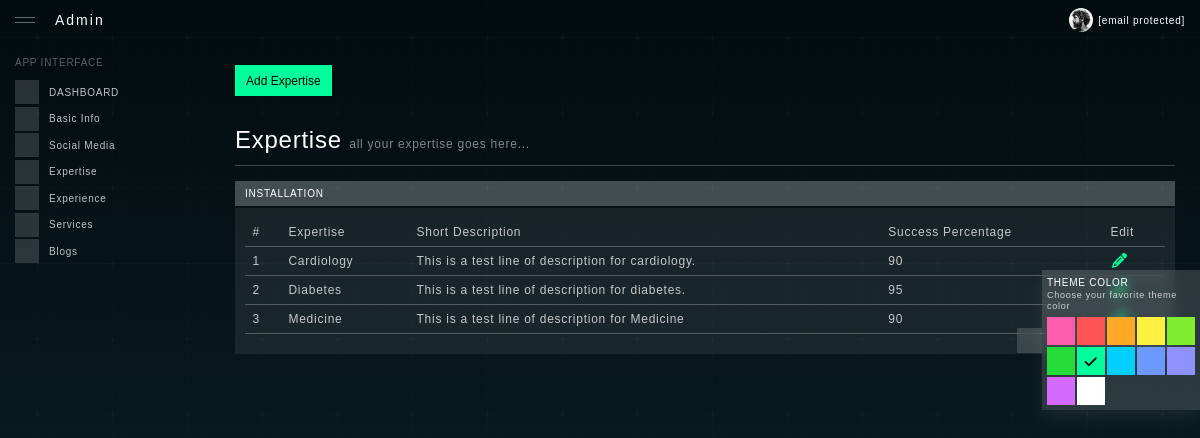
Page /admin/expertise.php (signed in) on the committed database.
### tables this page shows
CREATE TABLE `doctors_expertise` (
  `expertise_id` int(11) NOT NULL,
  `doctors_id` int(11) NOT NULL,
  `title` varchar(500) NOT NULL,
  `description` varchar(500) NOT NULL,
  `percentage` int(11) NOT NULL,
  `inserted_at` datetime NOT NULL,
  `updated_at` datetime NOT NULL
);

### admin/config/dbConfig.php (called while the page is built, shortened)
<?php
class DBController {
    private $host = "localhost";
    private $user = "root";
    private $password = "";
    private $database = "doctor_demo";
    private $conn;
    function __construct() {
        $this->conn = $this->connectDB();
    }
    function connectDB() {
        $conn = mysqli_connect($this->host,$this->user,$this->password,$this->database);
        return $conn;
    }
    function runQuery($query) {
        $result = mysqli_query($this->conn,$query);
        while($row=mysqli_fetch_assoc($result)) {
            $resultset[] = $row;
        }
        if(!empty($resultset))
            return $resultset;
    }
    function numRows($query) {
        $result  = mysqli_query($this->conn,$query);
        $rowcount = mysqli_num_rows($result);
        return $rowcount;
    }
}

### admin/expertise.php (the view, shortened to what this page needs)
<?php
require_once('config/dbConfig.php');
$db_handle = new DBController();
?>
<!DOCTYPE html>
<html lang="en">
<head>
    <?php include ('includes/css.php');?>
</head>
<body >
<div id="app" class="app">
    <?php include ('includes/headerfile.php');?>
    <?php include ('includes/sidemenu.php');?>
    <div id="content" class="app-content">
        <div class="container">
            <button type="button" class="btn btn-theme me-2 mb-5 mt-3" data-bs-toggle="modal" data-bs-target="#modalCoverExample">Add Expertise</button>
            <div class="row justify-content-center">
                <div class="col-xl-12">
                    <div class="row">
                        <div class="col-xl-12">
                            <h1 class="page-header">
                                Expertise <small>all your expertise goes here...</small>
                            </h1>
                            <hr class="mb-4 opacity-3" />
                            <div id="datatable" class="mb-5">
                                <div class="card">
                                    <div class="card-header with-btn">
                                        INSTALLATION
                                        <div class="card-header-btn">
                                            <a href="#" data-toggle="card-collapse" class="btn"><iconify-icon icon="material-symbols-light:stat-minus-1"></iconify-icon></a>
                                            <a href="#" data-toggle="card-expand" class="btn"><iconify-icon icon="material-symbols-light:fullscreen"></iconify-icon></a>
                                            <a href="#" data-toggle="card-remove" class="btn"><iconify-icon icon="material-symbols-light:close-rounded"></iconify-icon></a>
                                        </div>
                                    </div>
                                    <div class="card-body">
                                        <table id="datatableDefault" width="100%" class="table text-nowrap">
                                            <thead>
                                            <tr>
                                                <th>#</th>
                                                <th>Expertise</th>
                                                <th>Short Description</th>
                                                <th>Success Percentage</th>
                                                <th>Edit</th>
                                            </tr>
                                            </thead>
                                            <tbody>
                                            <?php
                                            $query = "SELECT * FROM doctors_expertise where doctors_id = '1'";
                                            $expertise = $db_handle->runQuery($query);
                                            $e_no = $db_handle->numRows($query);
                                            for($i=0; $i<$e_no; $i++){
                                                ?>
                                                <tr>
                                                    <td><?php echo $i+1;?></td>
                                                    <td><?php echo $expertise[$i]['title'];?></td>
                                                    <td><?php echo $expertise[$i]['description'];?></td>
                                                    <td><?php echo $expertise[$i]['percentage'];?></td>
                                                    <td><a href="Expertise?edit=<?php echo $expertise[$i]['expertise_id'];?>"><i class="fas fa-lg fa-fw me-2 fa-pencil-alt"></i></a></td>
                                                </tr>
                                                <?php
                                            }
                                            ?>
                                            </tbody>
                                        </table>
                                    </div>
                                </div>
                            </div>
                        </div>
                    </div>
                </div>
            </div>
        </div>
    </div>
    <?php include ('includes/themecolor.php');?>
</div>
</body>
</html>

### admin/includes/css.php (shortened to what this page needs)
<link href="assets/css/vendor.min.css" rel="stylesheet" />
<link href="assets/css/app.min.css" rel="stylesheet" />
<link href="assets/plugins/tag-it/css/jquery.tagit.css" rel="stylesheet" />
<link href="assets/plugins/bootstrap-datepicker/dist/css/bootstrap-datepicker.min.css" rel="stylesheet" />
<link href="assets/plugins/bootstrap-daterangepicker/daterangepicker.css" rel="stylesheet" />
<link href="assets/plugins/bootstrap-timepicker/css/bootstrap-timepicker.min.css" rel="stylesheet" />
<link href="assets/plugins/bootstrap-slider/dist/css/bootstrap-slider.min.css" rel="stylesheet" />
<link href="assets/plugins/blueimp-file-upload/css/jquery.fileupload.css" rel="stylesheet" />
<link href="assets/plugins/summernote/dist/summernote-lite.css" rel="stylesheet" />
<link href="assets/plugins/spectrum-colorpicker2/dist/spectrum.min.css" rel="stylesheet" />
<link href="assets/plugins/select-picker/dist/picker.min.css" rel="stylesheet" />
<link href="assets/plugins/jquery-typeahead/dist/jquery.typeahead.min.css" rel="stylesheet" />

### admin/includes/headerfile.php (shortened to what this page needs)
<div id="header" class="app-header">
    <div class="desktop-toggler">
        <button type="button" class="menu-toggler" data-toggle-class="app-sidebar-collapsed" data-dismiss-class="app-sidebar-toggled" data-toggle-target=".app">
            <span class="bar"></span>
            <span class="bar"></span>
        </button>
    </div>
    <div class="brand">
        <a href="index-2.html" class="brand-logo w-100">
            <span class="brand-text fw-500 fs-14px">Admin</span>
        </a>
    </div>
    <div class="menu">
        <div class="menu-item dropdown dropdown-mobile-full">
            <a href="#" data-bs-toggle="dropdown" data-bs-display="static" class="menu-link d-flex align-items-center">
                <div class="menu-img online me-sm-2 ms-lg-0 ms-n2">
                    <img src="assets/img/user/profile.jpg" alt="Profile" class="" />
                </div>
                <div class="menu-text d-sm-block d-none">
                    <span class="d-block"><span><span class="__cf_email__" data-cfemail="5a0f091f08141b171f1a1d171b131674191517">[email&#160;protected]</span></span></span>
                </div>
            </a>
        </div>
    </div>
</div>

### admin/includes/sidemenu.php (shortened to what this page needs)
<div id="sidebar" class="app-sidebar">
    <div class="app-sidebar-content" data-scrollbar="true" data-height="100%">
        <div class="menu">
            <div class="menu-header">APP INTERFACE</div>
            <div class="menu-item ">
                <a href="Dashboard" class="menu-link">
							<span class="menu-icon">
							</span>
                    <span class="menu-text">DASHBOARD</span>
                </a>
            </div>
            <div class="menu-item ">
                <a href="Basic-Info" class="menu-link">
							<span class="menu-icon">
							</span>
                    <span class="menu-text">Basic Info</span>
                </a>
            </div>
            <div class="menu-item ">
                <a href="Social-Media" class="menu-link">
							<span class="menu-icon">
							</span>
                    <span class="menu-text">Social Media</span>
                </a>
            </div>
            <div class="menu-item ">
                <a href="Expertise" class="menu-link">
							<span class="menu-icon">
							</span>
                    <span class="menu-text">Expertise</span>
                </a>
            </div>
            <div class="menu-item ">
                <a href="Experience" class="menu-link">
							<span class="menu-icon">
							</span>
                    <span class="menu-text">Experience</span>
                </a>
            </div>
            <div class="menu-item ">
                <a href="Services" class="menu-link">
							<span class="menu-icon">
							</span>
                    <span class="menu-text">Services</span>
                </a>
            </div>
            <div class="menu-item ">
                <a href="Blogs" class="menu-link">
							<span class="menu-icon">
							</span>
                    <span class="menu-text">Blogs</span>
                </a>
            </div>
</div>
    </div>
</div>

### admin/includes/themecolor.php
<div class="app-theme-panel">
    <div class="app-theme-panel-container">
        <a href="#" data-toggle="theme-panel-expand" class="app-theme-toggle-btn"><iconify-icon icon="ph:gear-duotone"></iconify-icon></a>
        <div class="app-theme-panel-content">
            <div class="fs-10px fw-semibold text-white">
                THEME COLOR
            </div>
            <div class="fs-9px lh-sm mb-2 text-white text-opacity-75">
                Choose your favorite theme color
            </div>
            <div class="app-theme-list">
                <div class="app-theme-list-item"><a href="#" class="app-theme-list-link bg-pink" data-theme-class="theme-pink" data-toggle="theme-selector" data-bs-toggle="tooltip" data-bs-trigger="hover" data-bs-container="body" data-bs-title="Pink">&nbsp;</a></div>
                <div class="app-theme-list-item"><a href="#" class="app-theme-list-link bg-red" data-theme-class="theme-red" data-toggle="theme-selector" data-bs-toggle="tooltip" data-bs-trigger="hover" data-bs-container="body" data-bs-title="Red">&nbsp;</a></div>
                <div class="app-theme-list-item"><a href="#" class="app-theme-list-link bg-warning" data-theme-class="theme-warning" data-toggle="theme-selector" data-bs-toggle="tooltip" data-bs-trigger="hover" data-bs-container="body" data-bs-title="Orange">&nbsp;</a></div>
                <div class="app-theme-list-item"><a href="#" class="app-theme-list-link bg-yellow" data-theme-class="theme-yellow" data-toggle="theme-selector" data-bs-toggle="tooltip" data-bs-trigger="hover" data-bs-container="body" data-bs-title="Yellow">&nbsp;</a></div>
                <div class="app-theme-list-item"><a href="#" class="app-theme-list-link bg-lime" data-theme-class="theme-lime" data-toggle="theme-selector" data-bs-toggle="tooltip" data-bs-trigger="hover" data-bs-container="body" data-bs-title="Lime">&nbsp;</a></div>
                <div class="app-theme-list-item"><a href="#" class="app-theme-list-link bg-green" data-theme-class="theme-green" data-toggle="theme-selector" data-bs-toggle="tooltip" data-bs-trigger="hover" data-bs-container="body" data-bs-title="Green">&nbsp;</a></div>
                <div class="app-theme-list-item active"><a href="#" class="app-theme-list-link bg-teal" data-theme-class="" data-toggle="theme-selector" data-bs-toggle="tooltip" data-bs-trigger="hover" data-bs-container="body" data-bs-title="Default">&nbsp;</a></div>
                <div class="app-theme-list-item"><a href="#" class="app-theme-list-link bg-info" data-theme-class="theme-info"  data-toggle="theme-selector" data-bs-toggle="tooltip" data-bs-trigger="hover" data-bs-container="body" data-bs-title="Cyan">&nbsp;</a></div>
                <div class="app-theme-list-item"><a href="#" class="app-theme-list-link bg-primary" data-theme-class="theme-primary"  data-toggle="theme-selector" data-bs-toggle="tooltip" data-bs-trigger="hover" data-bs-container="body" data-bs-title="Blue">&nbsp;</a></div>
                <div class="app-theme-list-item"><a href="#" class="app-theme-list-link bg-indigo" data-theme-class="theme-indigo" data-toggle="theme-selector" data-bs-toggle="tooltip" data-bs-trigger="hover" data-bs-container="body" data-bs-title="Indigo">&nbsp;</a></div>
                <div class="app-theme-list-item"><a href="#" class="app-theme-list-link bg-purple" data-theme-class="theme-purple" data-toggle="theme-selector" data-bs-toggle="tooltip" data-bs-trigger="hover" data-bs-container="body" data-bs-title="Purple">&nbsp;</a></div>
                <div class="app-theme-list-item"><a href="#" class="app-theme-list-link bg-white" data-theme-class="theme-white" data-toggle="theme-selector" data-bs-toggle="tooltip" data-bs-trigger="hover" data-bs-container="body" data-bs-title="White">&nbsp;</a></div>
            </div>
        </div>
    </div>
</div>

### rows in the picture
doctors_expertise: title "Cardiology", description "This is a test line of description for cardiology.", percentage "90"
doctors_expertise: title "Diabetes", description "This is a test line of description for diabetes.", percentage "95"
doctors_expertise: title "Medicine", description "This is a test line of description for Medicine", percentage "90"
